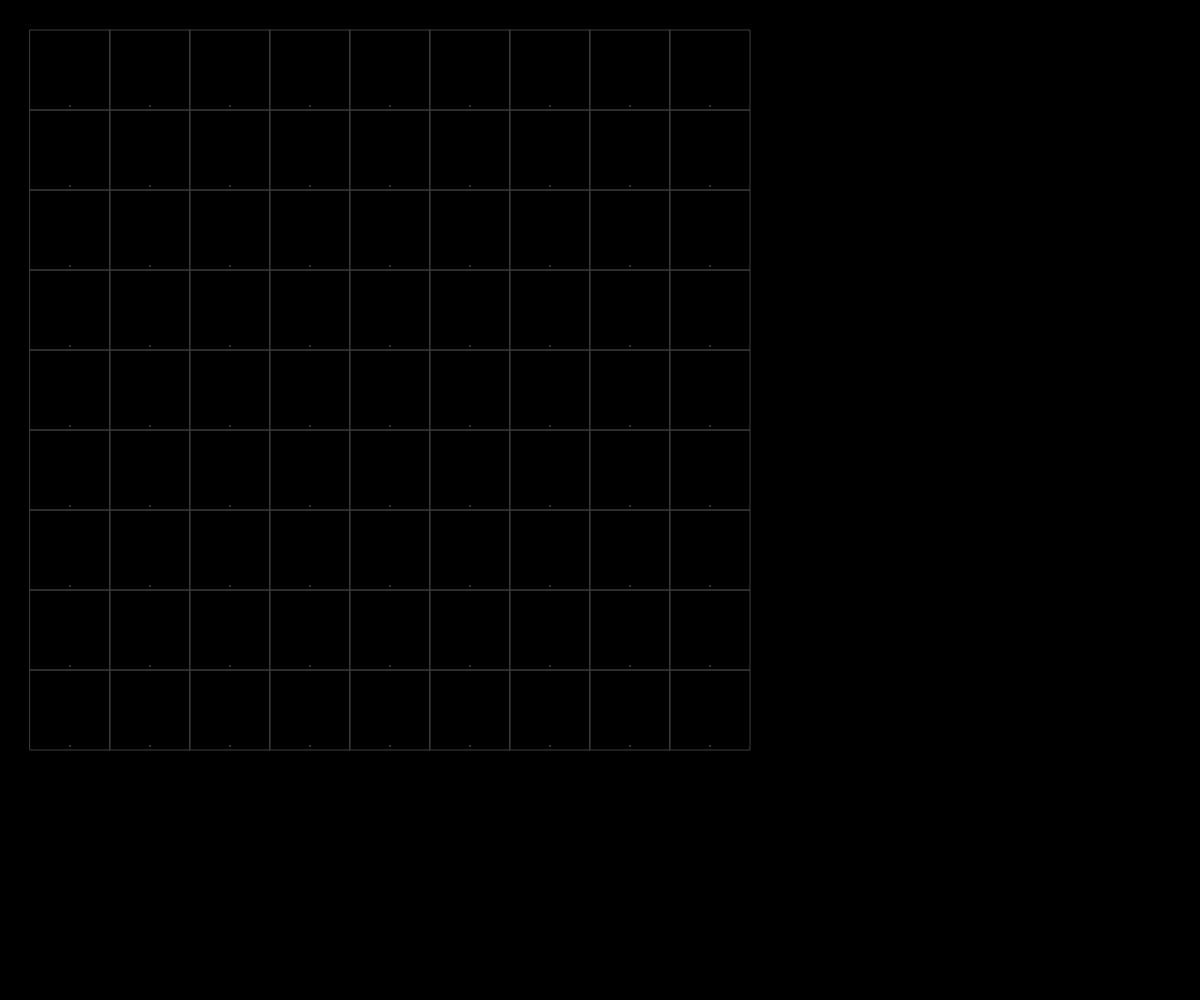
Frame 1 (no input)
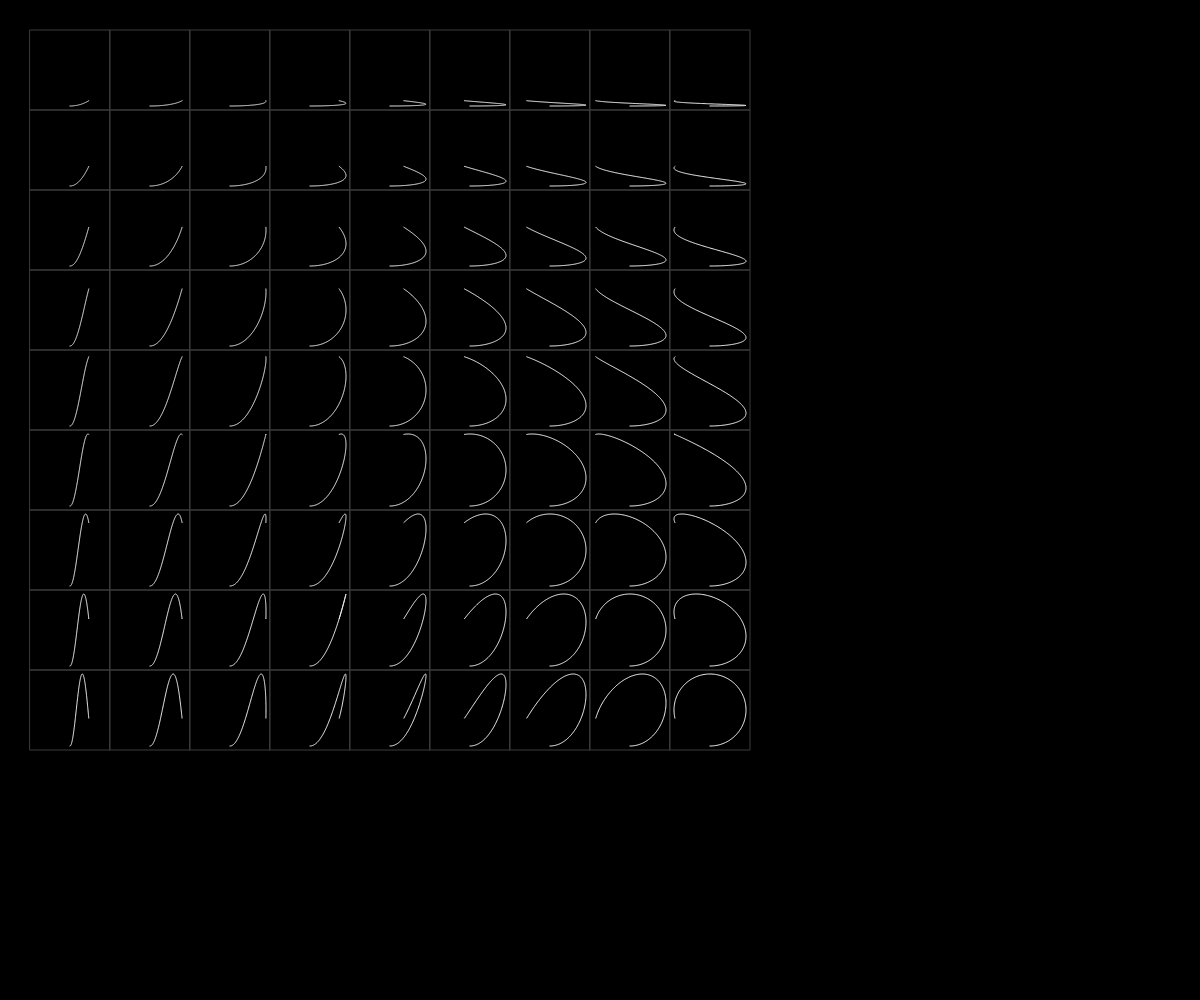
Frame 60 (no input)
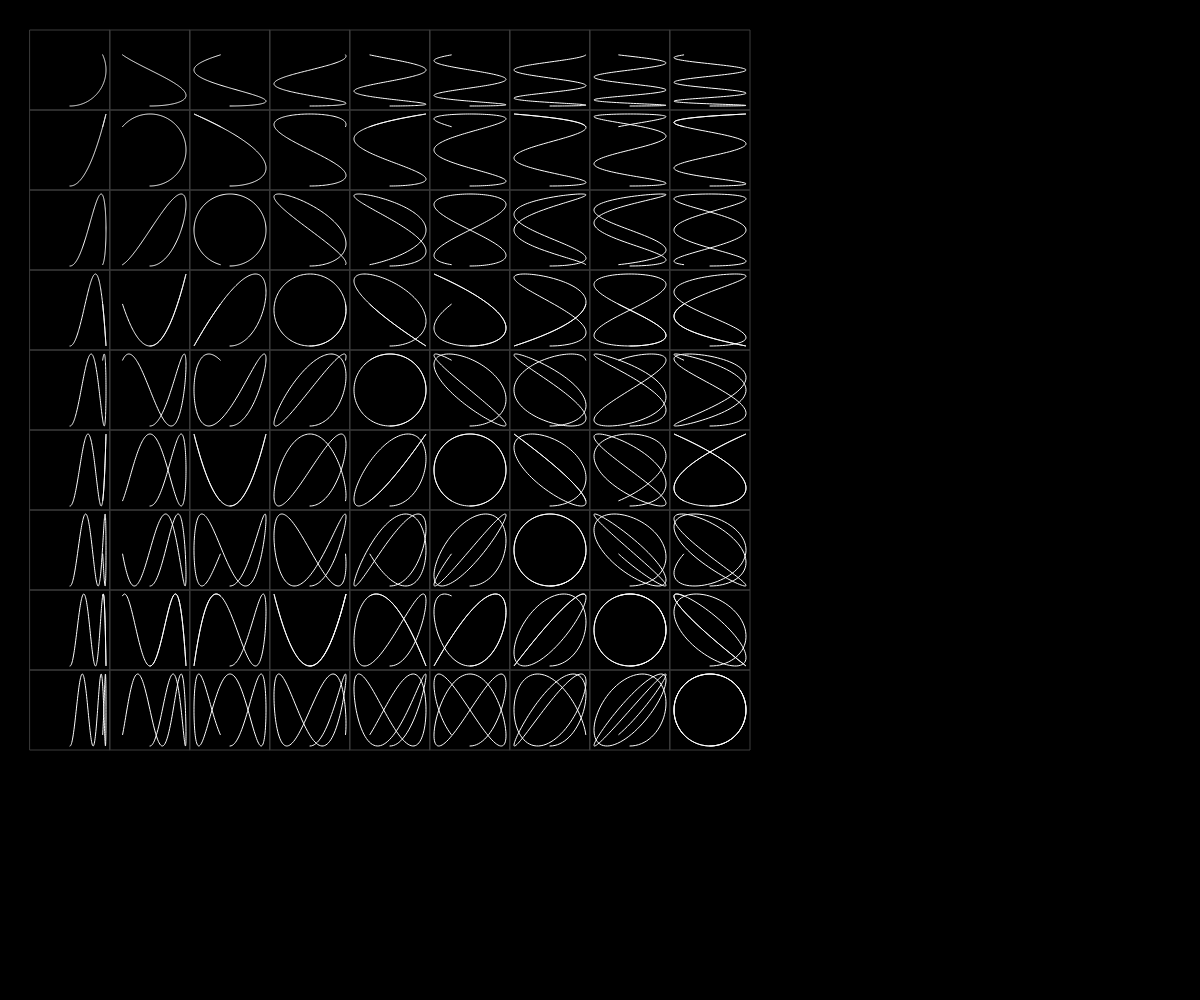
Frame 120 (the mouse pressed at the canvas centre since frame 60)

The p5.js sketch that drew these frames (run headless with seeded random() and noise() and a simulated clock; from frame 60 on, the mouse is pressed at the canvas centre):

// p5.js sketch
// ── sketch.js
function setup() {
	createCanvas(windowWidth, windowHeight);
  }
  
  function draw() {
	background(0);
	translate(0, 0);
  
	let w = 80;
	let cols;
	let rows;
	let quality = 200;
  
	cols = 9;
	rows = 9;
  
	let percentuale = cos(frameCount * 0.01 + PI) * 0.5 + 0.5;
  
	for (let j = 0; j < rows; j++) {
	  for (let i = 0; i < cols; i++) {
		liss(i + 1, j + 1, 30 + w * i, 30 + w * j, w, quality, percentuale);
	  }
	}
  
	console.log(frameRate());
  }
  
  function liss(a, b, rx, ry, rw, steps, percentuale) {
  
	let ox = rx + rw * 0.5;
	let oy = ry + rw * 0.5;
	let r = rw * 0.45;
  
	noFill();
	stroke(255);
	beginShape();
	for (let i = 0; i < steps + 1; i++) {
	  let t = TWO_PI / steps * i * percentuale;
	  let x = r * sin(a * t);
	  let y = r * sin(b * t + HALF_PI);
	  vertex(ox + x, oy + y);
	}
	endShape();
  
	stroke(60);
	rect(rx, ry, rw, rw);
  }
  
